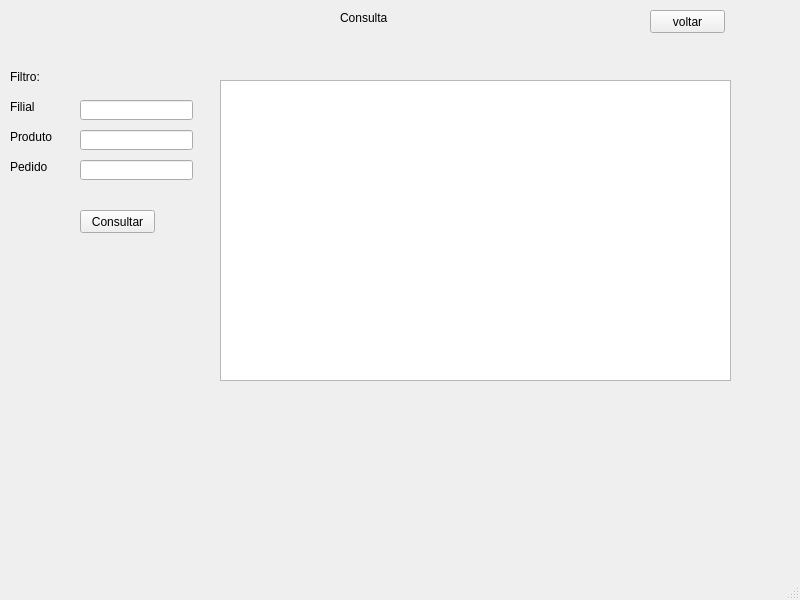
<?xml version="1.0" encoding="UTF-8"?>
<ui version="4.0">
 <class>Consulta</class>
 <widget class="QMainWindow" name="Consulta">
  <property name="geometry">
   <rect>
    <x>0</x>
    <y>0</y>
    <width>800</width>
    <height>600</height>
   </rect>
  </property>
  <property name="windowTitle">
   <string>MainWind</string>
  </property>
  <widget class="QWidget" name="centralwidget">
   <widget class="QLabel" name="label">
    <property name="geometry">
     <rect>
      <x>340</x>
      <y>10</y>
      <width>61</width>
      <height>16</height>
     </rect>
    </property>
    <property name="text">
     <string>Consulta</string>
    </property>
   </widget>
   <widget class="QPushButton" name="pushButton">
    <property name="geometry">
     <rect>
      <x>80</x>
      <y>210</y>
      <width>75</width>
      <height>23</height>
     </rect>
    </property>
    <property name="text">
     <string>Consultar</string>
    </property>
   </widget>
   <widget class="QLabel" name="label_2">
    <property name="geometry">
     <rect>
      <x>10</x>
      <y>70</y>
      <width>47</width>
      <height>13</height>
     </rect>
    </property>
    <property name="text">
     <string>Filtro: </string>
    </property>
   </widget>
   <widget class="QLineEdit" name="lineEdit">
    <property name="geometry">
     <rect>
      <x>80</x>
      <y>100</y>
      <width>113</width>
      <height>20</height>
     </rect>
    </property>
   </widget>
   <widget class="QLineEdit" name="lineEdit_2">
    <property name="geometry">
     <rect>
      <x>80</x>
      <y>130</y>
      <width>113</width>
      <height>20</height>
     </rect>
    </property>
   </widget>
   <widget class="QLineEdit" name="lineEdit_3">
    <property name="geometry">
     <rect>
      <x>80</x>
      <y>160</y>
      <width>113</width>
      <height>20</height>
     </rect>
    </property>
   </widget>
   <widget class="QLabel" name="label_3">
    <property name="geometry">
     <rect>
      <x>10</x>
      <y>100</y>
      <width>47</width>
      <height>13</height>
     </rect>
    </property>
    <property name="text">
     <string>Filial</string>
    </property>
   </widget>
   <widget class="QLabel" name="label_4">
    <property name="geometry">
     <rect>
      <x>10</x>
      <y>130</y>
      <width>47</width>
      <height>13</height>
     </rect>
    </property>
    <property name="text">
     <string>Produto</string>
    </property>
   </widget>
   <widget class="QLabel" name="label_5">
    <property name="geometry">
     <rect>
      <x>10</x>
      <y>160</y>
      <width>47</width>
      <height>13</height>
     </rect>
    </property>
    <property name="text">
     <string>Pedido</string>
    </property>
   </widget>
   <widget class="QTableView" name="tableView">
    <property name="geometry">
     <rect>
      <x>220</x>
      <y>80</y>
      <width>511</width>
      <height>301</height>
     </rect>
    </property>
   </widget>
   <widget class="QPushButton" name="pushButton_2">
    <property name="geometry">
     <rect>
      <x>650</x>
      <y>10</y>
      <width>75</width>
      <height>23</height>
     </rect>
    </property>
    <property name="text">
     <string>voltar</string>
    </property>
   </widget>
  </widget>
  <widget class="QMenuBar" name="menubar">
   <property name="geometry">
    <rect>
     <x>0</x>
     <y>0</y>
     <width>800</width>
     <height>21</height>
    </rect>
   </property>
  </widget>
  <widget class="QStatusBar" name="statusbar"/>
 </widget>
 <resources/>
 <connections/>
</ui>
